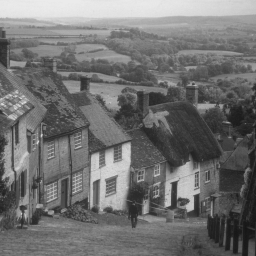
#> input picture 68.tif, 256 x 256 px
$ python ImageP._Midterm.py
#> lines starting #> are read from the running program, lines starting #| are printed output that depends on the picture

from PIL import Image
import numpy

def get_the_crypto_message(image, sentinel):
#> called with image = '68.tif', sentinel = '&'
    image = Image.open(image)
#> image is the input picture: PIL image 256x256 L; min 20, max 235, mean 112.7
    width, height = image.size
#> width = 256; height = 256
    bitplane = numpy.zeros((height, width))
    for x in range(width):
        for y in range(height):
            pixel = image.getpixel((x, y))
            lsb = pixel & 1
            bitplane[y, x] = lsb
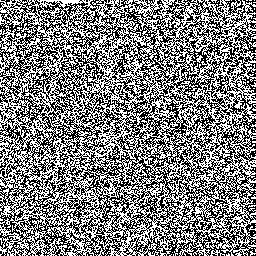
#> bitplane: shape (256, 256) float64; values 0 (black) and 1 (white), 49.9% white in thin lines or dots


    message = ""
    bitbuffer = ""
    for i in range(width -1 , -1,-1):
        for j in range(height  -1,-1, -1):
            bitbuffer += str(int(bitplane[j, i]))
            if len(bitbuffer) == 8:
                character = chr(int(bitbuffer, 2))
                if character == sentinel:
                    break
                else:
                    message = str(character) + message
                    bitbuffer = ""
#> after the loop, character = '&'

    return message

print(get_the_crypto_message('68.tif', '&'))
